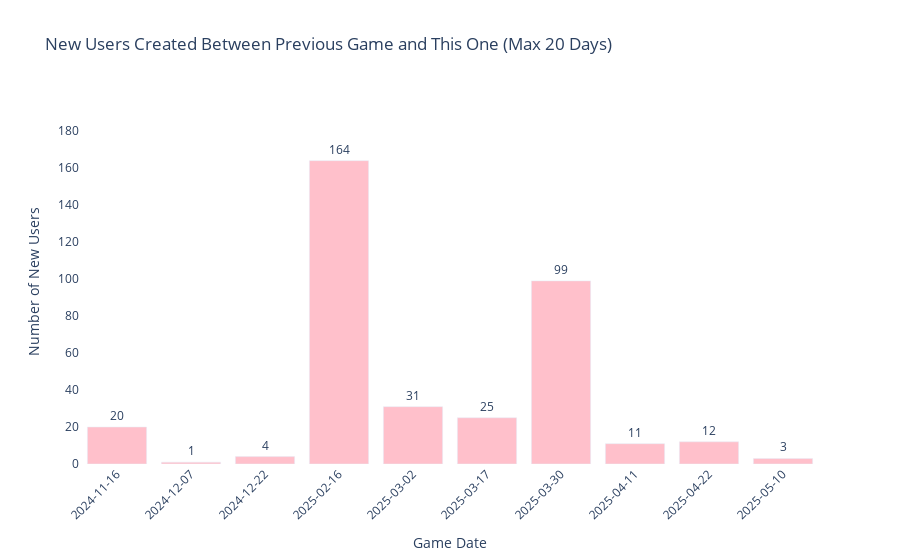

Source (notebook cell):
### Code cell
# Plot
fig = go.Figure()

fig.add_trace(go.Bar(
    x=df_plot['Game Date'],
    y=df_plot['Users in Window'],
    marker_color='pink',
    text=df_plot['Users in Window'],
    textposition='outside',
    showlegend=False
))

fig.update_layout(
    title='New Users Created Between Previous Game and This One (Max 20 Days)',
    xaxis_title='Game Date',
    yaxis=dict(
        title='Number of New Users',
        range=[0, df_plot['Users in Window'].max() * 1.2]
    ),
    xaxis=dict(
        tickmode='array',
        tickvals=df_plot['Game Date'],
        ticktext=df_plot['Game Date'],
        tickangle=-45,
        type='category'
    ),
    plot_bgcolor='white'
)

fig.show()

### Figure 1 — Plotly figure (JSON) as saved in the notebook; plotly's stock layout.template omitted (floating-point values rounded to 4 significant figures)
{"data": [{"marker": {"color": "pink"}, "showlegend": false, "text": [20, 1, 4, 164, 31, 25, 99, 11, 12, 3], "textposition": "outside", "type": "bar", "x": ["2024-11-16", "2024-12-07", "2024-12-22", "2025-02-16", "2025-03-02", "2025-03-17", "2025-03-30", "2025-04-11", "2025-04-22", "2025-05-10"], "y": [20, 1, 4, 164, 31, 25, 99, 11, 12, 3]}], "layout": {"plot_bgcolor": "white", "title": {"text": "New Users Created Between Previous Game and This One (Max 20 Days)"}, "xaxis": {"tickangle": -45, "tickmode": "array", "ticktext": ["2024-11-16", "2024-12-07", "2024-12-22", "2025-02-16", "2025-03-02", "2025-03-17", "2025-03-30", "2025-04-11", "2025-04-22", "2025-05-10"], "tickvals": ["2024-11-16", "2024-12-07", "2024-12-22", "2025-02-16", "2025-03-02", "2025-03-17", "2025-03-30", "2025-04-11", "2025-04-22", "2025-05-10"], "title": {"text": "Game Date"}, "type": "category"}, "yaxis": {"range": [0, 196.8], "title": {"text": "Number of New Users"}}}}
